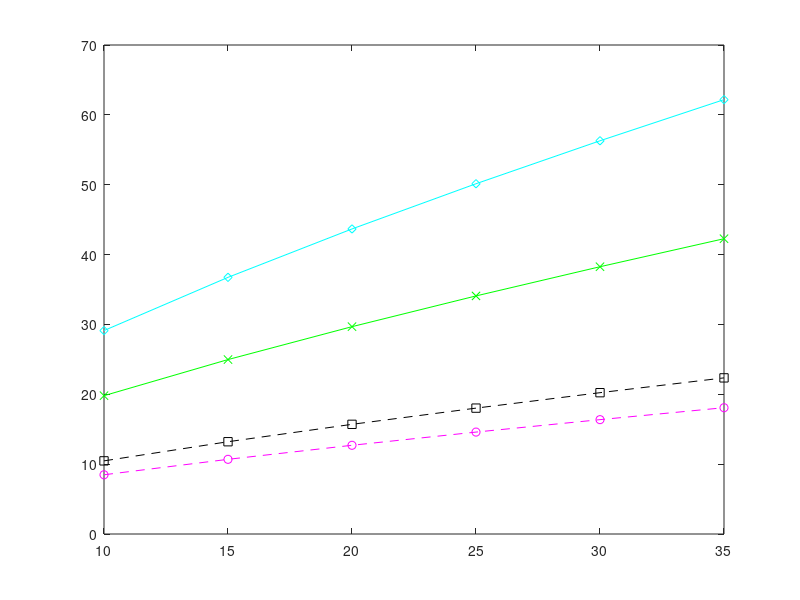

The MATLAB source for this figure: (Note: this script raises an error after producing the figure.)

  fs = 16;
    fn = 'Times New Roman';
    
          load data1.txt
          x = data1(:,1);
          y = data1(:,2);
          z = data1(:,3);
          u = data1(:,4);
          
          plot(x,y,'--ks');
          hold all;
          plot(x,z,'-gx');
          hold all;
          plot(x,u,'-cd');
          
          load data2.txt
          xb = data2(:,1);
          yb = data2(:,2);
          zb = data2(:,3);
          ub = data2(:,4);
          
          plot(xb,yb,'--mo'); 
          plot(xb,zb,'-bV');
          plot(xb,ub,'-.r*');

          
    ylabel('Location Update Cost','FontSize',fs,'FontName',fn);
    xlabel({'Speed of Mobile Network  (m/s)'},'FontSize',fs,'FontName',fn);
    
fs = 12;
h = legend('RWP Nmh = 20','RWP Nmh = 40','RWP Nmh = 60','City Nmh = 20','City Nmh = 40','City Nmh = 60',0);
set(h,'FontSize',fs,'FontName',fn,'Location','Best');
set(h,'Interpreter','latex')
set(h, 'Box', 'on');
set(h, 'Color', 'none');

fs = 14;
set(gca,'FontSize',fs,'FontName',fn);
